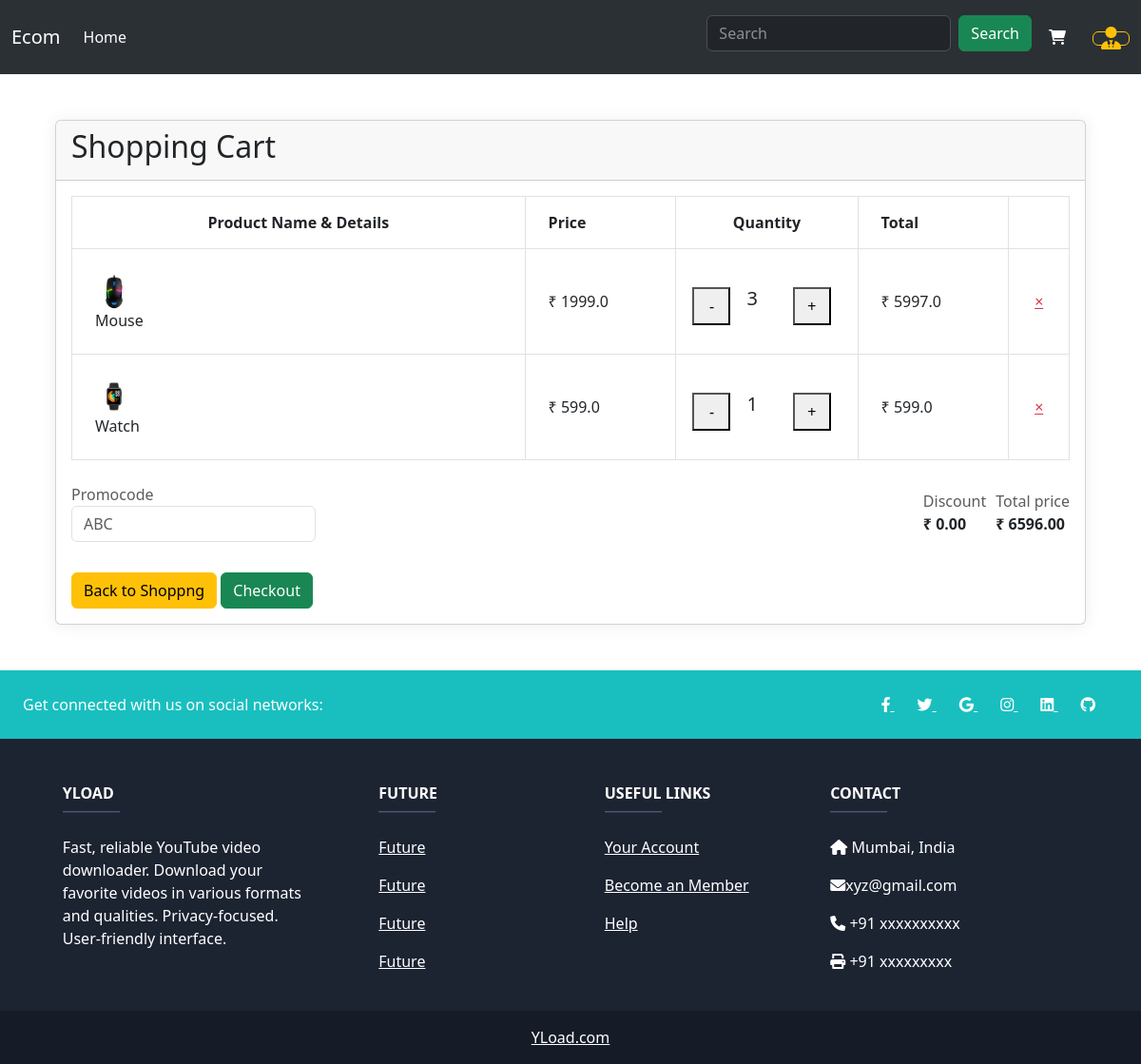
Screenshot of /carts/ (signed in) with the database file from the repository.
### store/models.py (models this page shows, shortened)
class OrderItem(models.Model):
    product = models.ForeignKey(Product,on_delete=models.SET_NULL, null=True)
    order = models.ForeignKey(Order,on_delete=models.SET_NULL,null=True)
    quantity = models.IntegerField(default=0, null=True,blank=True)
    date_added = models.DateTimeField(auto_now_add=True)
    @property
    def p_total(self):
        ptotal = self.quantity * self.product.price
        return ptotal

class Product(models.Model):
    p_name = models.CharField(max_length=200)
    price = models.FloatField()
    catagory = models.CharField(max_length=100)
    img = models.ImageField(null=True,blank=True)
    def __str__(self):
        return self.p_name
    @property
    def imgURL(self):
        try:
            url = self.img.url
        except:
            url = ""
        return url

class Order(models.Model):
    customer = models.ForeignKey(Customers, on_delete=models.SET_NULL,related_name='orderItems', null=True)
    date = models.DateField(auto_now_add=True)
    complete = models.BooleanField(default = False, null=True, blank=False)
    trans_id = models.CharField(max_length=200, null=True)
    @property
    def total(self):
        orderitem = self.orderitem_set.all()
        total = sum([i.p_total for i in orderitem])
        return total

### store/views.py (the view)
# urls.py: path('carts/',views.cart,name='cart'),
def cart(request):
    if request.user.is_authenticated:
        customer = request.user.customer
        order,created = Order.objects.get_or_create(customer = customer, complete = False)
        item = order.orderitem_set.all()
    else:
        item = ''
    context = {'items':item, 'order':order}
    return render(request,'store/cart.html',context)

### store/templates/store/cart.html (shortened to what this page needs)
{% extends 'store/main.html' %}
{% block content %}
<head>
</head>
<div class="container px-3 my-5 clearfix">
    <div class="card">
        <div class="card-header">
            <h2>Shopping Cart</h2>
        </div>
        <div class="card-body">
            <div class="table-responsive">
              <table class="table table-bordered m-0">
                <thead>
                  <tr>
                    <th class="text-center py-3 px-4" style="width: 300px;">Product Name &amp; Details</th>
                    <th class="text-right py-3 px-4" style="width: 100px;">Price</th>
                    <th class="text-center py-3 px-4" style="width: 120px;">Quantity</th>
                    <th class="text-right py-3 px-4" style="width: 100px;">Total</th>
                    <th class="text-center align-middle py-3 px-0" style="width: 40px;"><a href="#" class="shop-tooltip float-none text-light" title="" data-original-title="Clear cart"></a></th>
                  </tr>
                </thead>
                <tbody>
                  {% for item in items  %}
                  <tr>
                    <td class="p-4">
                      <div class="media align-items-center">
                        <img src={{item.product.imgURL}} class="d-block ui-w-40 ui-bordered mr-4" alt="">
                        <div class="media-body">
                          <a href="#" class="d-block text-dark" style="text-decoration:none">{{item.product}}</a>
                        </div>
                      </div>
                    </td>
                    <td class="text-right font-weight-semibold align-middle p-4">₹ {{item.product.price}}</td>
                    <td class="align-middle p-4">
                      <div class="row" style="height: 30px;">
                        <button data-product={{item.product.id}} data-action="remove" class="col-sm-4 update-cart" style="
                        padding: 5px 10px 5px 10px;
                        width: 40px;
                        height: 40px;
                        margin: 0 5px;" >-</button>
                        <h5 class="col-sm-4" id="time">{{item.quantity}}</h3>
                        <button data-product={{item.product.id}} data-action="add" class="col-sm-4 update-cart" style="
                        padding: 5px 10px 5px 10px;
                        width: 40px;
                        height: 40px;
                        margin: 0 5px;" >+</button>
                      </div>
                    </td>
                    <td class="text-right font-weight-semibold align-middle p-4">₹ {{item.p_total}}</td>
                    <td class="text-center align-middle px-0"><a href="#" class="shop-tooltip close float-none text-danger"  data-original-title="Remove">×</a></td>
                  </tr>
                  {% endfor %}
                </tbody>
              </table>
            </div>
            <div class="d-flex flex-wrap justify-content-between align-items-center pb-4">
              <div class="mt-4">
                <label class="text-muted font-weight-normal">Promocode</label>
                <input type="text" placeholder="ABC" class="form-control">
              </div>
              <div class="d-flex">
                <div class="text-right mt-4 mr-5">
                  <label class="text-muted font-weight-normal m-0 " style="padding-right:10px;">Discount</label>
                  <div class="text-large"><strong>₹ 0.00</strong></div>
                </div>
                <div class="text-right mt-4">
                  <label class="text-muted font-weight-normal m-0">Total price</label>
                  <div class="text-large"><strong>₹ {{order.total|floatformat:2}}</strong></div>
                </div>
              </div>
            </div>
            <div class="float-right">
              <a href="{% url 'store' %}" type="button" class="btn btn-warning mt-2 mr-4">Back to Shoppng</a>
              <a href="{% url 'checkout' %}" type="button" class="btn btn-success mt-2">Checkout</a>
            </div>
          </div>
      </div>
  </div>
{% endblock  %}

### store/templates/store/cart.html (style rules this page uses)
body { margin-top:20px; background:#eee; }
.ui-w-40 { width: 40px !important; height: auto; }
.card { box-shadow: 0 1px 15px 1px rgba(52,40,104,.08); }

### rows the page displays
OrderItem: product.imgURL (picture), product "Mouse", product.price "1999.0", quantity "3", p_total "5997.0"
OrderItem: product.imgURL (picture), product "Watch", product.price "599.0", quantity "1", p_total "599.0"
Order: total "6596.00"
